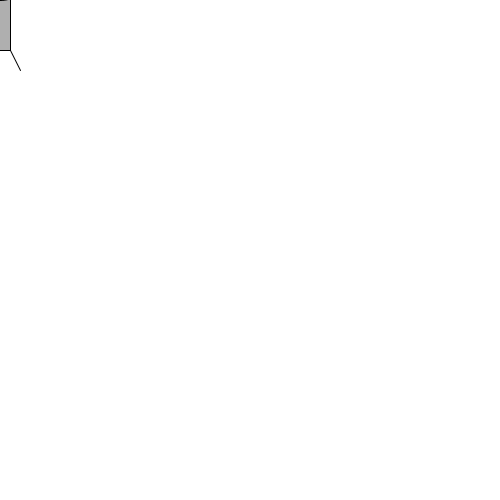
Frame 1 (no input)
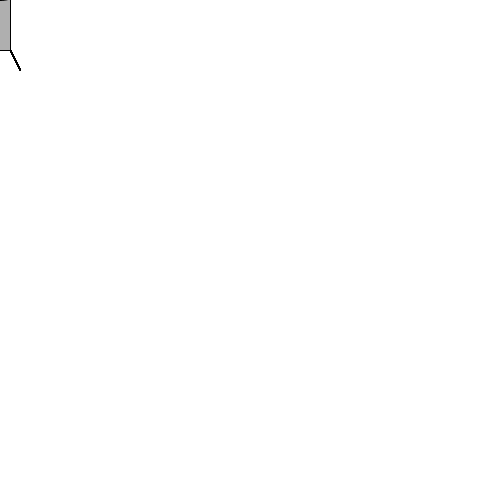
Frame 60 (the mouse pressed at the canvas centre just before this capture)
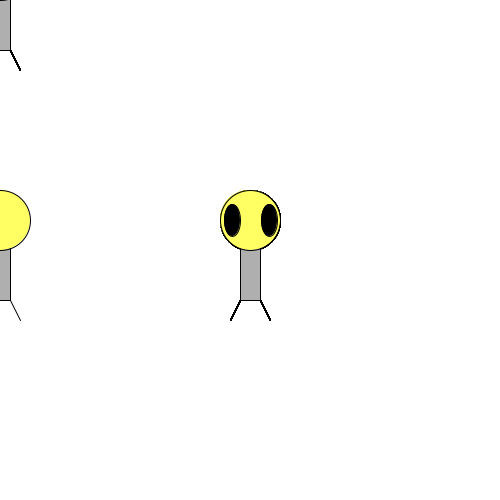
Frame 120 (the mouse held since frame 60 and released just before this capture)

The Processing sketch that drew these frames (run headless with seeded random() and noise(); from frame 60 on, the mouse is pressed at the canvas centre):

// Processing sketch: Exercise3_4
// ── Exercise3_4.pde
void setup() {
  background(255);
  size(500, 500); // Set the size of the window
  smooth();
  frameRate(30);
}
void draw() {
  
  
  // Set ellipses and rects to CENTER mode
  ellipseMode(CENTER);
  rectMode(CENTER);

  // Draw Zoog's body
  stroke(0);
  fill(175);
  rect(pmouseX, mouseY, 20, 100);
  // Draw Zoog's head
  stroke(0);
  fill(mouseX+25,mouseY+25,mouseY-150);
  ellipse(pmouseX, mouseY-30, 60, 60);
  // Draw Zoog's eyes
  fill(0);
  ellipse(pmouseX-18, pmouseY-30, 16, 32);
  ellipse(pmouseX+19, pmouseY-30, 16, 32);
  // Draw Zoog's legs
  stroke(0);
  line(pmouseX-10, mouseY+50, pmouseX-20, mouseY+70);
  line(pmouseX+10, mouseY+50, pmouseX+20, mouseY+70);
}
